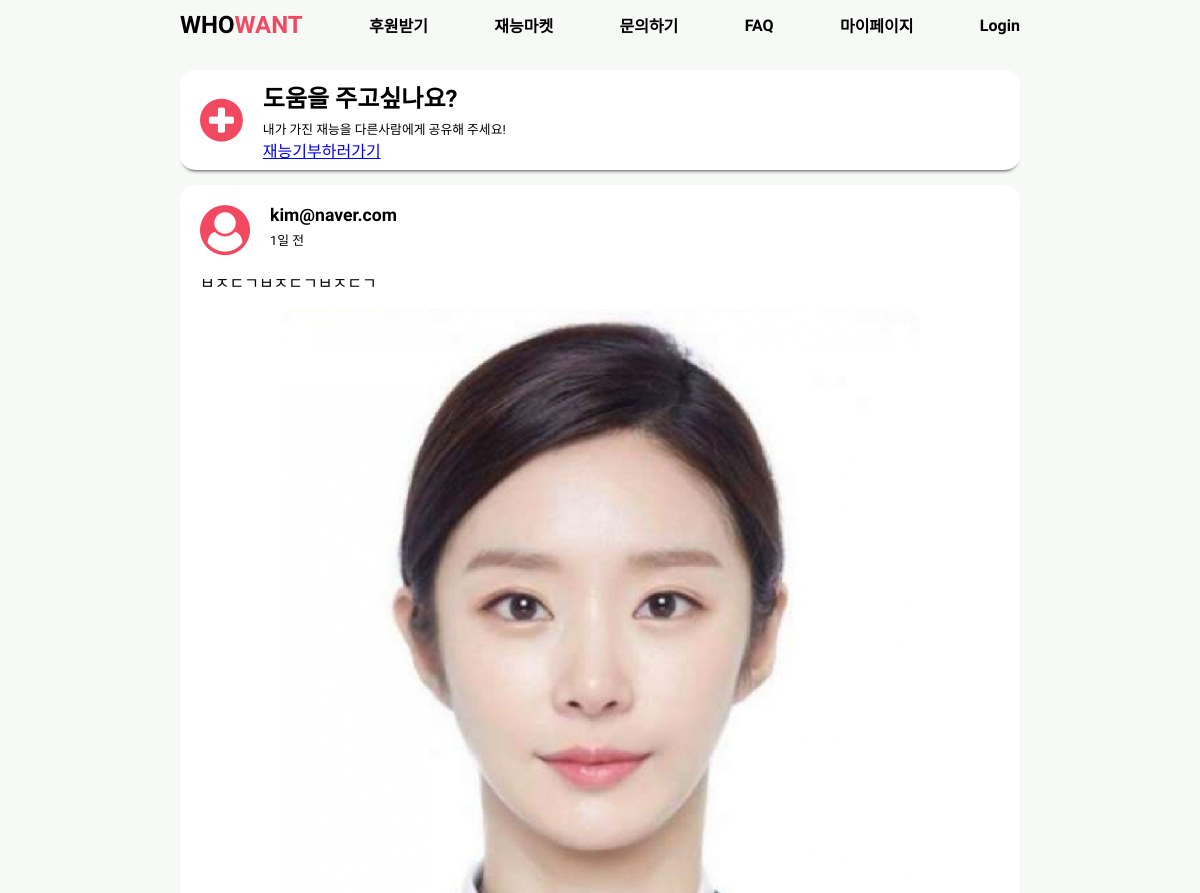
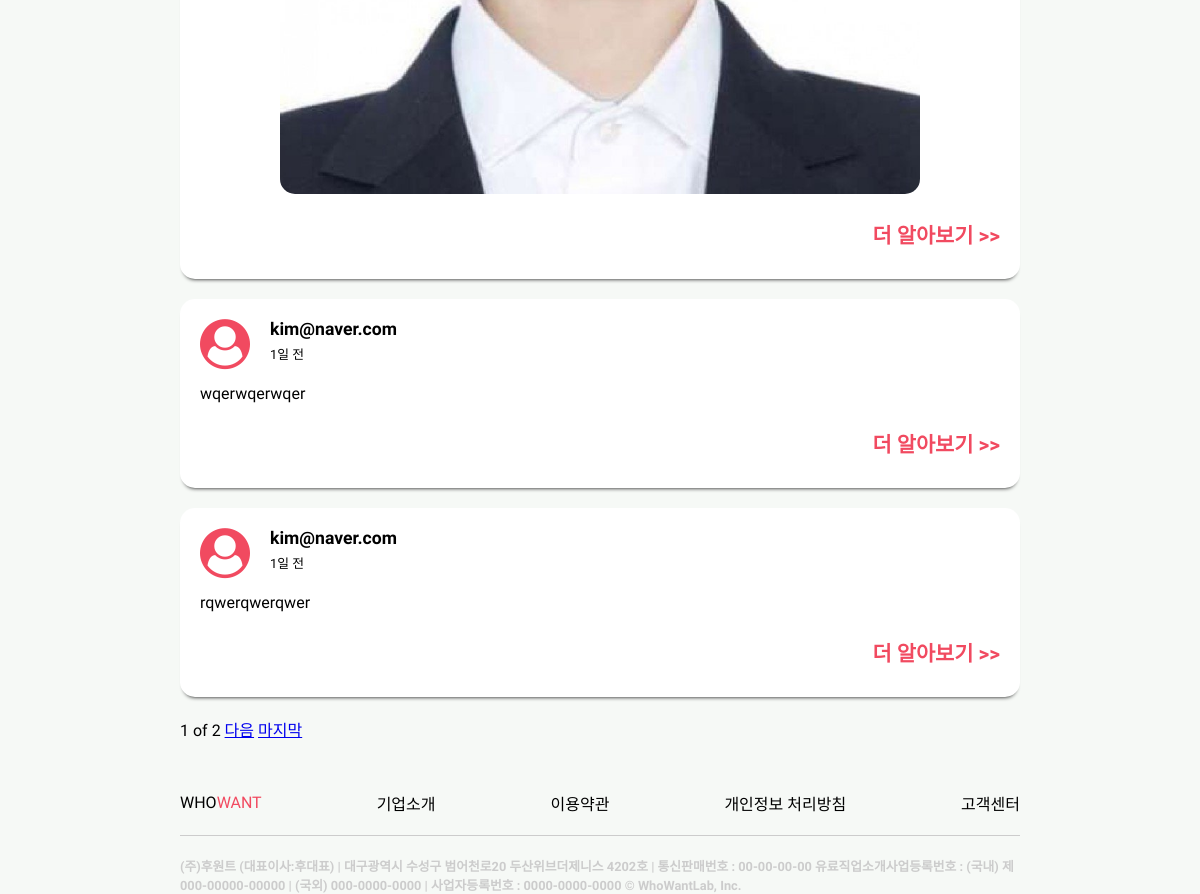
Before: /market/ with the older database file (2 pictures, top to bottom).
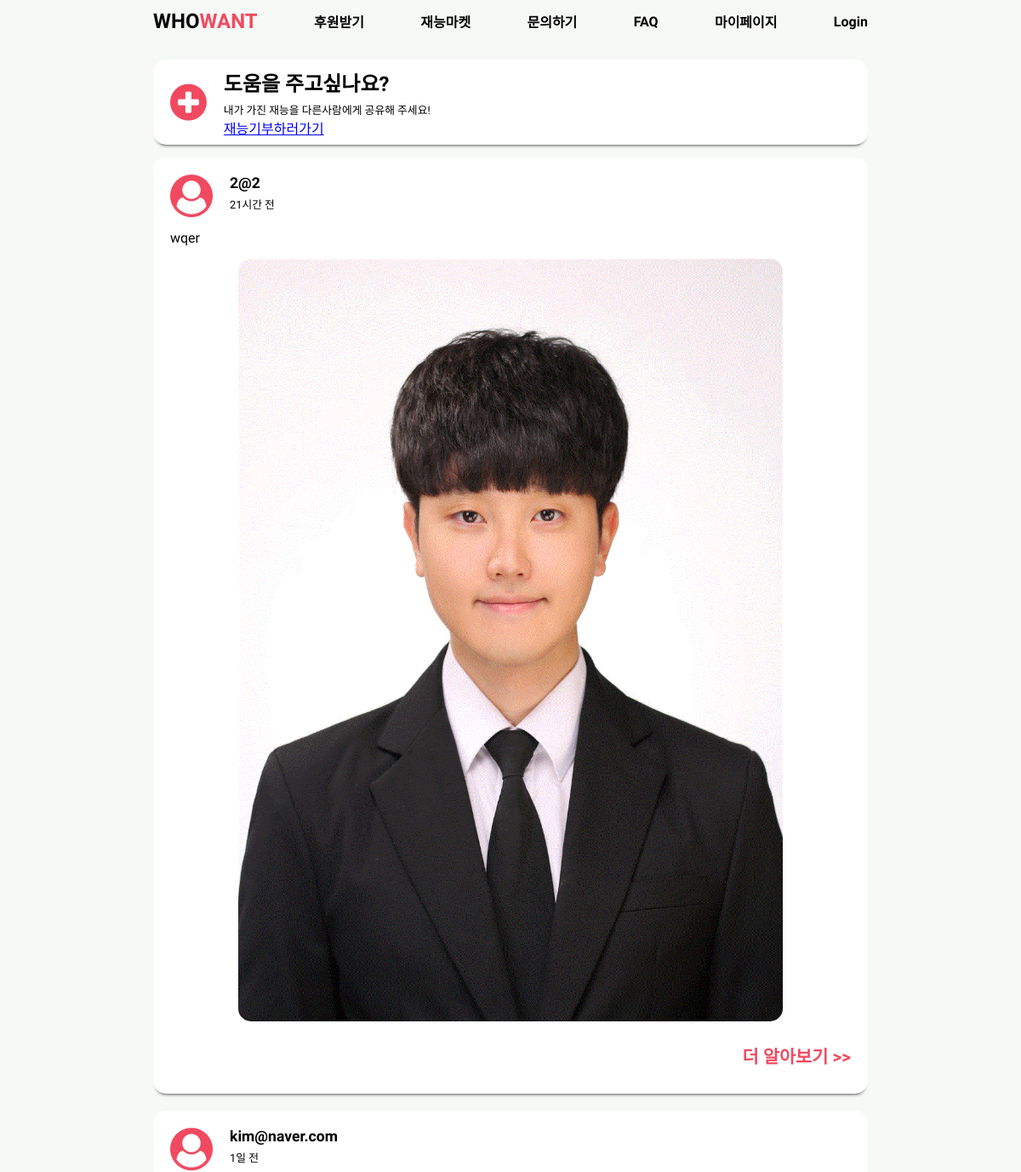
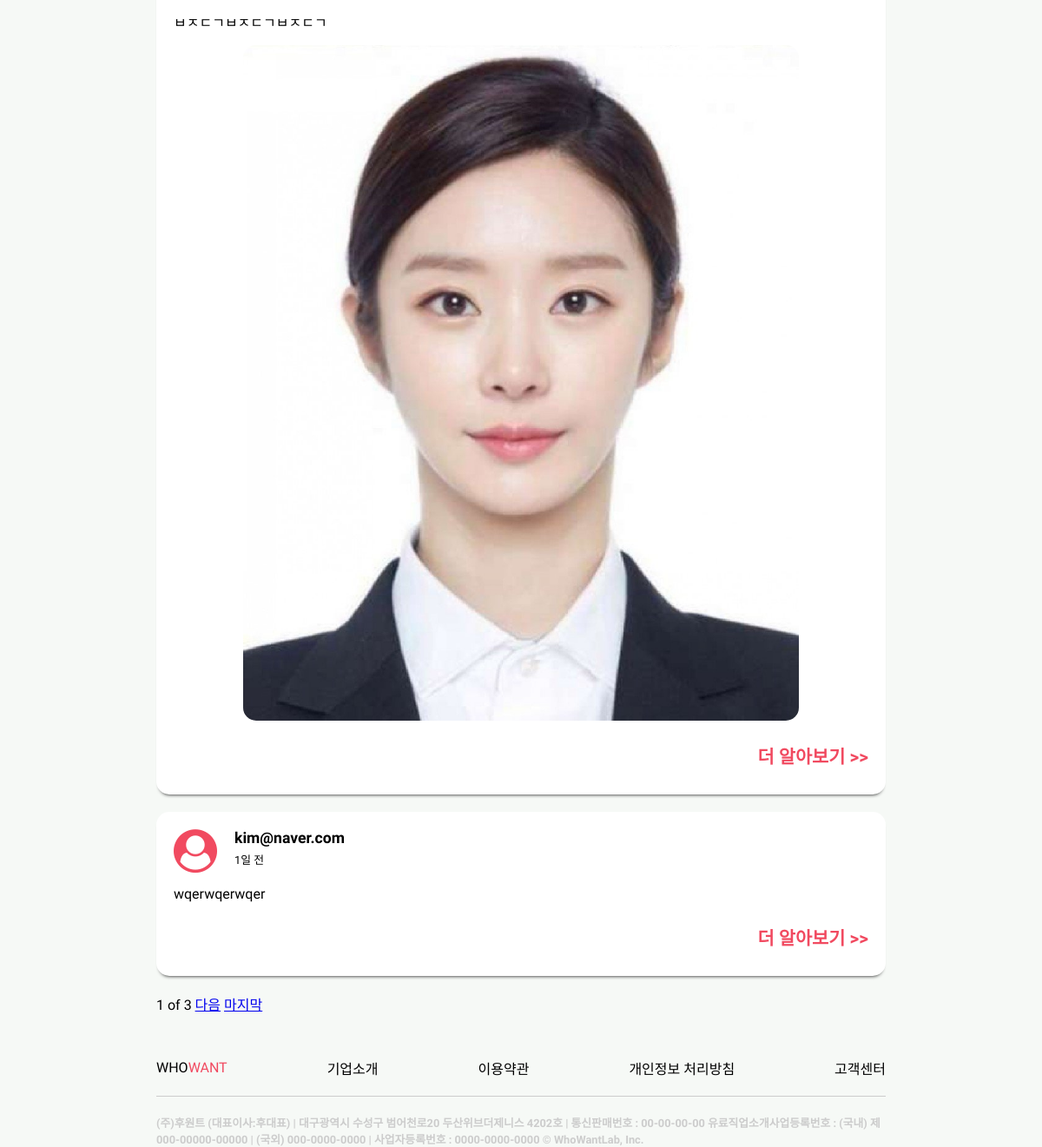
After: the same page with the newer database file (2 pictures, top to bottom).
### market/models.py (models this page shows, shortened)
class MarketPost(models.Model):
    title = models.CharField(max_length=100)
    writer = models.ForeignKey(CustomUser, on_delete=models.CASCADE, related_name='user')
    post_time = models.DateTimeField(auto_now_add=True, verbose_name="등록 시간")
    body = models.CharField(max_length=500)
    thumbnail = models.ImageField(verbose_name='썸네일', upload_to='market/', null=True)
    @property
    def created_string(self):
        time = datetime.now(tz=timezone.utc) - self.post_time
        if time < timedelta(minutes=1):
            return '방금 전'
        elif time < timedelta(hours=1):
            return str(int(time.seconds / 60)) + '분 전'
        elif time < timedelta(days= 1):
            return str(int(time.seconds / 3600)) + '시간 전'
        elif time < timedelta(days= 7):
            time = datetime.now(tz=timezone.utc).date() - self.post_time.date()
            return str(time.days) + '일 전'
        else:
            return False

### user_info/models.py (models this page shows)
class CustomUser(AbstractUser):
    username = None
    email = models.EmailField(_('email address'), unique=True)
    USERNAME_FIELD = 'email'
    REQUIRED_FIELDS = []
    objects = CustomUserManager()
    def __str__(self):
        return self.email

### market/views.py (the view)
# urls.py: path('', views.market_view, name='market_view'),
def market_view(request):
    post = MarketPost.objects.all().order_by('-id')
    paginator = Paginator(post, 3)
    page = request.GET.get('page')
    post = paginator.get_page(page)
    return render(request, 'market.html', {'posts':post})

### market/templates/market.html (shortened to what this page needs)
<!doctype html>
{% load static %}
<html lang="kor">
<head>
    <link rel="stylesheet" type="text/css" href="{% static 'market.css' %}">
    <link rel="stylesheet" href="https://maxcdn.bootstrapcdn.com/font-awesome/4.7.0/css/font-awesome.min.css">
</head>
<body>
<div class="header">
    <ul>
        <li><a href="{% url 'user_info:home' %}" class="logo">WHO<span>WANT</span></a></li>
        <li><a href="{% url 'list:helpWrite' %}" class="navItem">후원받기</a></li>
        <li><a href="{% url 'market:market_view' %}" class="navItem">재능마켓</a></li>
        <li><a href="{% url 'inquiry:CS' %}" class="navItem">문의하기</a></li>
        <li><a href="{% url 'inquiry:FAQ' %}" class="navItem">FAQ</a></li>
        <li><a href="{% url 'user_info:mypage' %}" class="navItem">마이페이지</a></li>
        {% if not user.is_authenticated %}
            <li><a href="{% url 'user_info:login_view' %} " class="navItem">Login</a></li>
        {% else %}
            <li><a href="{% url 'user_info:logout_view' %}" class="navItem">Logout</a></li>
        {% endif %}
    </ul>
</div>
<div class="contentBox">
    <div class="makeDonate">
        <i class="fa fa-plus-circle" aria-hidden="true"></i>
        <div class="verticalTextBox">
            <h2>도움을 주고싶나요?</h2>
            <h3>내가 가진 재능을 다른사람에게 공유해 주세요!</h3>
            <a href="{% url 'market:market_Write' %}"> 재능기부하러가기 </a>
        </div>
    </div>
    {% for post in posts %}
    <div class="content">
        <div class="title">
            <i class="fa fa-user-circle" aria-hidden="true"></i>
            <div class="titleTextBox">
                <h2 class="userName">{{post.writer}}</h2>
                <h3 class="time">
                {% if post.created_string == False %}
                {{post.created|date:'m월 d일'}}
                {% else %}
                {{post.created_string}}
                {% endif %}
                </h3>
            </div>
        </div>
        <h2 class="contents">{{post.body}}</h2>
        {% if post.thumbnail %}
        <div class="imgBox">
            <img class="contentImg" src="{{post.thumbnail.url}}">
        </div>
        {% endif %}
        <div class="btnBox">
            <button type="button" onclick="location.href='{% url 'market:market_Detail' post.id%}'">더 알아보기 >></button>
        </div>
    </div>
    {% endfor %}
    <span>{{posts.number}}</span>
    <span>of</span>
    <span>{{posts.paginator.num_pages}}</span>
    {% if posts.has_next %}
    <a href="?page={{posts.next_page_number}}">다음</a>
    <a href="?page={{posts.paginator.num_pages}}">마지막</a>
    {% endif %}
</div>
<div class="footer">
    <ul>
        <li><a href="#" class="logo">WHO<span>WANT</span></a></li>
        <li><a href="#" class="navItem">기업소개</a></li>
        <li><a href="#" class="navItem">이용약관</a></li>
        <li><a href="#" class="navItem">개인정보 처리방침</a></li>
        <li><a href="#" class="navItem">고객센터</a></li>
    </ul>
    <span class="line"></span>
    <h2>(주)후원트 (대표이사:후대표) | 대구광역시 수성구 범어천로20 두산위브더제니스 4202호 | 통신판매번호 : 00-00-00-00
        유료직업소개사업등록번호 : (국내) 제000-00000-00000 | (국외) 000-0000-0000 | 사업자등록번호 : 0000-0000-0000
        © WhoWantLab, Inc.</h2>
</div>
</body>
</html>

Changed rows visible on the page:
no longer on this page (row unchanged): MarketPost: writer "kim@naver.com", created_string "1일 전", body "rqwerqwerqwer"
added MarketPost: writer "2@2", created_string "21시간 전", body "wqer", thumbnail (picture)
Other visible differences:
{{ posts.paginator.num_pages }}: "2" → "3"
